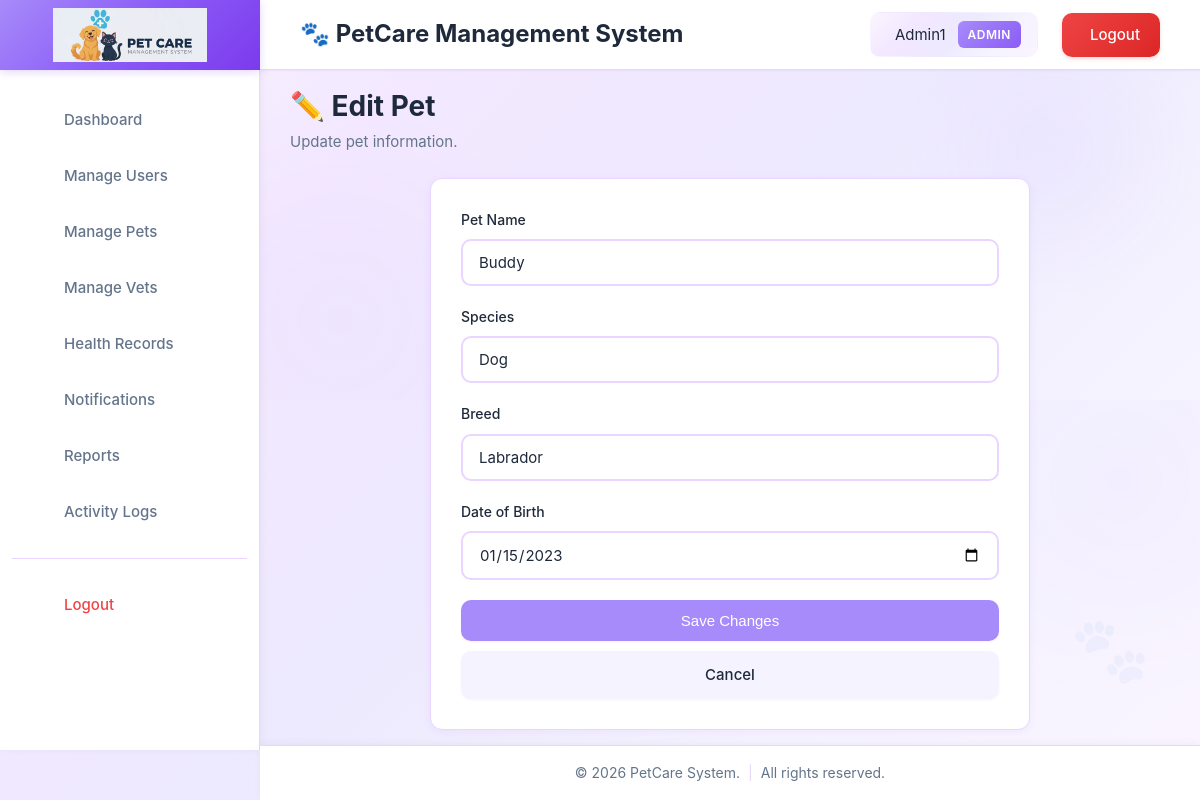
Screenshot of /admin/edit_pet.php?id=1 (signed in) with the database file from the repository.
### tables this page shows
CREATE TABLE IF NOT EXISTS pets (
  id INT AUTO_INCREMENT PRIMARY KEY,
  owner_id INT NOT NULL,
  name VARCHAR(100) NOT NULL,
  species VARCHAR(50) NOT NULL,
  breed VARCHAR(50),
  dob DATE,
  created_at TIMESTAMP DEFAULT CURRENT_TIMESTAMP,
  updated_at TIMESTAMP DEFAULT CURRENT_TIMESTAMP ON UPDATE CURRENT_TIMESTAMP,
  FOREIGN KEY (owner_id) REFERENCES users(id) ON DELETE CASCADE
);

### admin/edit_pet.php (the view, shortened to what this page needs)
<?php
include('../config/db.php');
$pet_id = $_GET['id'] ?? null;
$pet_query = mysqli_query($conn, "SELECT * FROM pets WHERE id = '$pet_id'");
$pet = mysqli_fetch_assoc($pet_query);
?>
<!DOCTYPE html>
<html lang="en">
<head>
    <?php include('../includes/head.php'); ?>
</head>
<body>
    <?php include('../includes/header.php'); ?>
    <?php include('../includes/sidebar.php'); ?>
    <div class="main-content">
        <div style="margin-bottom: 24px;">
            <h1 style="font-size: 1.75rem; font-weight: 700; color: #1e293b; margin-bottom: 6px;">✏️ Edit Pet</h1>
            <p style="color: #64748b; font-size: 0.9375rem;">Update pet information.</p>
        </div>
        <div class="form-container">
            <form method="POST">
                <div class="form-group">
                    <label for="name">Pet Name</label>
                    <input type="text" id="name" name="name" value="<?= htmlspecialchars($pet['name']) ?>" required>
                </div>
                <div class="form-group">
                    <label for="species">Species</label>
                    <input type="text" id="species" name="species" value="<?= htmlspecialchars($pet['species']) ?>" required>
                </div>
                <div class="form-group">
                    <label for="breed">Breed</label>
                    <input type="text" id="breed" name="breed" value="<?= htmlspecialchars($pet['breed']) ?>" required>
                </div>
                <div class="form-group">
                    <label for="dob">Date of Birth</label>
                    <input type="date" id="dob" name="dob" value="<?= htmlspecialchars($pet['dob']) ?>" required>
                </div>
                <button type="submit" class="btn btn-primary" style="width: 100%;">Save Changes</button>
                <a href="manage_pets.php" class="btn btn-secondary" style="width: 100%; margin-top: 10px; display: block; text-align: center;">Cancel</a>
            </form>
        </div>
    </div>
    <?php include('../includes/footer.php'); ?>
</body>
</html>

### assets/css/style.css (style rules this page uses)
:root { --primary-color: #a78bfa; --primary-hover: #8b5cf6; --secondary-color: #c4b5fd; --accent-color: #ddd6fe; --success-color: #10b981; --warning-color: #f59e0b; --danger-color: #ef4444; --info-color: #3b82f6; --bg-primary: #ffffff; --bg-secondary: linear-gradient(135deg, #faf5ff 0%, #f3e8ff 25%, #ede9fe 50%, #f5f3ff 75%, #faf5ff 100%); --bg-tertiary: #f5f3ff; --bg-hover: #faf5ff; --text-primary: #1e293b; --text-secondary: #64748b; --text-muted: #94a3b8; --border-color: #e9d5ff; --border-hover: #ddd6fe; --shadow-sm: 0 1px 2px 0 rgba(139, 92, 246, 0.08); --shadow-md: 0 4px 6px -1px rgba(139, 92, 246, 0.12), 0 2px 4px -1px rgba(139, 92, 246, 0.08); --shadow-lg: 0 10px 15px -3px rgba(139, 92, 246, 0.15), 0 4px 6px -2px rgba(139, 92, 246, 0.1); --shadow-xl: 0 20px 25px -5px rgba(139, 92, 246, 0.18), 0 10px 10px -5px rgba(139, 92, 246, 0.12); --transition-fast: 0.15s ease; --transition-base: 0.3s ease; --transition-slow: 0.5s ease; --radius-sm: 6px; --radius-md: 10px; --radius-lg: 12px; --radius-xl: 16px; --sidebar-width: 260px; --header-height: 70px; --footer-height: 50px; }
* { margin: 0; padding: 0; box-sizing: border-box; }
body { font-family: 'Inter', -apple-system, BlinkMacSystemFont, 'Segoe UI', 'Roboto', 'Oxygen', 'Ubuntu', 'Cantarell', sans-serif; background: linear-gradient(135deg, #faf5ff 0%, #f3e8ff 25%, #ede9fe 50%, #f5f3ff 75%, #faf5ff 100%); background-attachment: fixed; background-size: 100% 100%; color: var(--text-primary); line-height: 1.6; -webkit-font-smoothing: antialiased; -moz-osx-font-smoothing: grayscale; margin: 0; padding: 0; overflow-x: hidden; min-height: 100vh; }
h1, h2, h3, h4, h5, h6 { font-weight: 600; color: var(--text-primary); line-height: 1.2; margin-bottom: 0.5em; }
h1 { font-size: 2rem; }
p { margin-bottom: 1em; color: var(--text-secondary); }
a { color: var(--primary-color); text-decoration: none; transition: color var(--transition-fast); }
button, .btn { display: inline-flex; align-items: center; justify-content: center; gap: 8px; padding: 12px 24px; border: none; border-radius: var(--radius-md); font-size: 0.9375rem; font-weight: 500; cursor: pointer; transition: all var(--transition-base); position: relative; overflow: hidden; background: var(--primary-color); color: white; box-shadow: var(--shadow-sm); }
button::before, .btn::before { content: ''; position: absolute; top: 50%; left: 50%; width: 0; height: 0; border-radius: 50%; background: rgba(255, 255, 255, 0.2); transform: translate(-50%, -50%); transition: width 0.6s, height 0.6s; }
.btn-primary { background: var(--primary-color); color: white; }
.btn-secondary { background: var(--bg-tertiary); color: var(--text-primary); }
input[type="text"], input[type="email"], input[type="password"], input[type="number"], input[type="date"], input[type="time"], select, textarea { width: 100%; padding: 12px 16px; border: 2px solid var(--border-color); border-radius: var(--radius-md); font-size: 0.9375rem; color: var(--text-primary); background: var(--bg-primary); transition: all var(--transition-fast); font-family: inherit; }
label { display: block; margin-bottom: 8px; font-weight: 500; color: var(--text-primary); font-size: 0.875rem; }
.form-group { margin-bottom: 20px; }
.main-content { margin-left: var(--sidebar-width); padding-top: calc(var(--header-height) + 20px); padding-right: 30px; padding-bottom: calc(var(--footer-height) + 20px); padding-left: 30px; min-height: calc(100vh - var(--header-height) - var(--footer-height)); background: transparent; animation: fadeIn 0.4s ease-in; box-sizing: border-box; width: calc(100% - var(--sidebar-width)); max-width: 1400px; position: relative; }
.main-content::before { content: ''; position: absolute; top: 0; right: 0; width: 300px; height: 300px; background: radial-gradient(circle, rgba(167, 139, 250, 0.06) 0%, transparent 70%); border-radius: 50%; pointer-events: none; z-index: 0; }
.main-content::after { content: '🐾'; position: absolute; bottom: 100px; right: 50px; font-size: 4rem; opacity: 0.04; pointer-events: none; z-index: 0; animation: float 6s ease-in-out infinite; }
.main-content { background-image: radial-gradient(circle at 20% 80%, rgba(167, 139, 250, 0.03) 0%, transparent 50%), radial-gradient(circle at 80% 20%, rgba(139, 92, 246, 0.03) 0%, transparent 50%); background-size: 400px 400px, 400px 400px; background-position: top left, bottom right; background-repeat: no-repeat; }
.main-content > * { position: relative; z-index: 1; }
html { scroll-behavior: smooth; }

### rows the page displays
pets: name "Buddy", species "Dog", breed "Labrador", dob "01/15/2023"

### other values shown
$app_name "PetCare Management System"
$user_name "Admin1"
$user_role "ADMIN"
